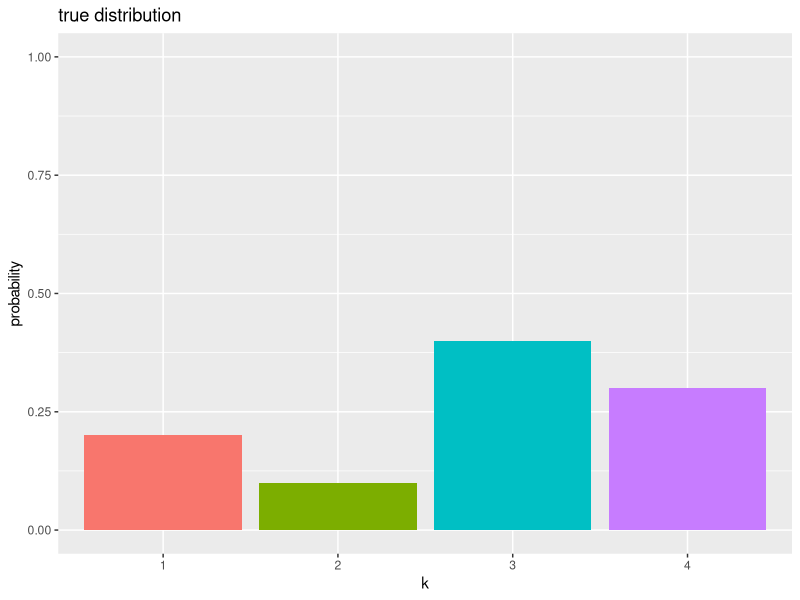
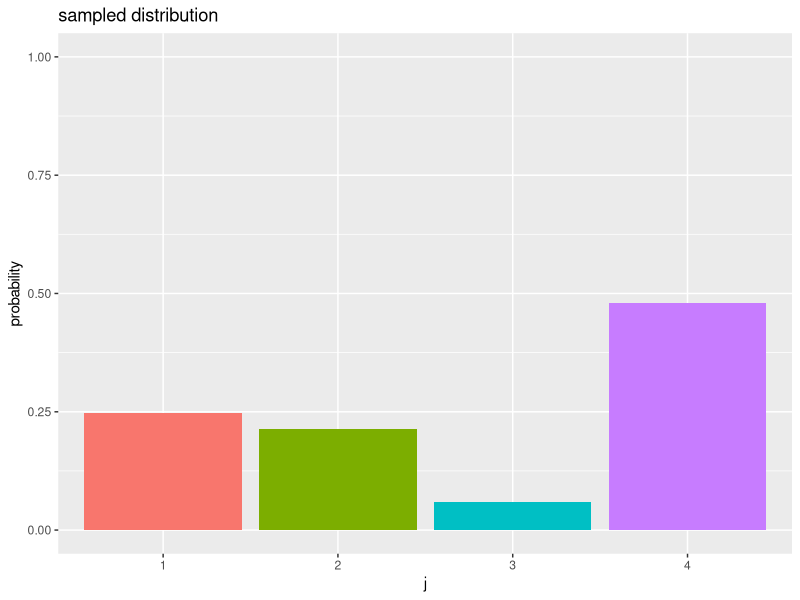
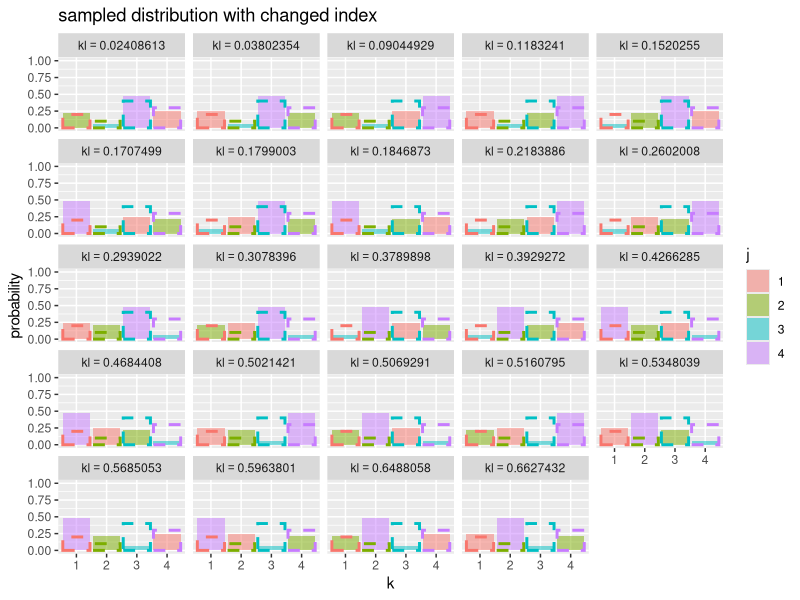
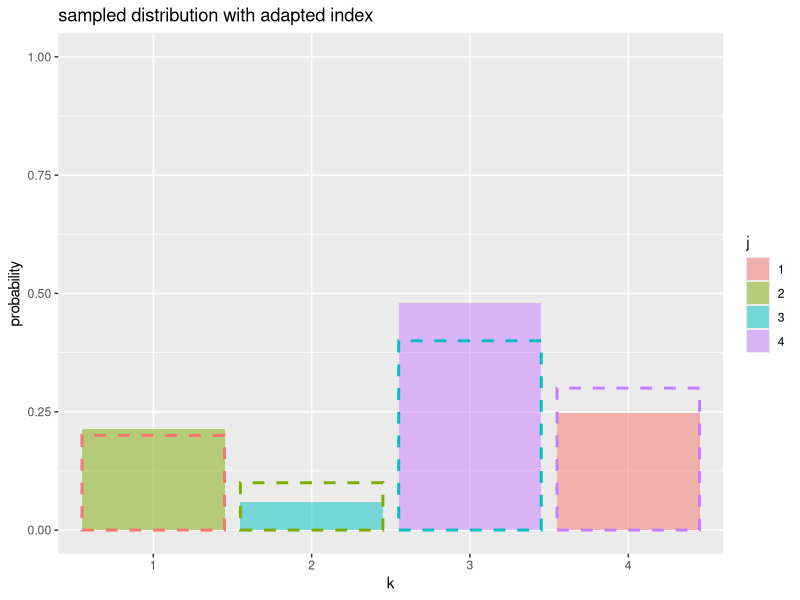

The R script that drew these images, in order:

# KL情報量が最小となる組み合わせの探索 -----------------------------------------

# 利用パッケージ
library(tidyverse)
library(gtools)

# チェック用
library(ggplot2)


### ・真の分布の設定 -----

# 真の確率を指定
true_prob_k <- c(0.2, 0.1, 0.4, 0.3)

# 次元数を設定
K <- length(true_prob_k)

# 真の確率分布を格納
true_dist_df <- tibble::tibble(
  k = factor(1:K), 
  prob = true_prob_k
)

# 真の確率分布を作図
ggplot() + 
  geom_bar(data = true_dist_df, mapping = aes(x = k, y = prob, fill = k), 
           stat = "identity", show.legend = FALSE) + 
  coord_cartesian(ylim = c(0, 1)) + # 描画範囲
  labs(title = "true distribution", 
       x = "k", y = "probability")


### ・分布の生成 -----

# 確率(カテゴリ分布)を生成
sample_prob_j <- MCMCpack::rdirichlet(n = 1, alpha = rep(1, times = K)) |> 
  as.vector()

# 確率分布のサンプルを格納
sample_dist_df <- tibble::tibble(
  j = factor(1:K), 
  prob = sample_prob_j
)

# 確率分布のサンプルを作図
ggplot() + 
  geom_bar(data = sample_dist_df, mapping = aes(x = j, y = prob, fill = j), 
           stat = "identity", show.legend = FALSE) + 
  coord_cartesian(ylim = c(0, 1)) + # 描画範囲
  labs(title = "sampled distribution", 
       x = "j", y = "probability")


### ・KL情報量の計算 -----

# インデックスの組み合わせを作成してKL情報量を計算
kl_df <- tidyr::expand_grid(
  group = 1:gamma(K+1), # 組み合わせ番号
  k = factor(1:K) # 真の分布・並べ替え後のインデックス
) |> 
  tibble::add_column(
    j = gtools::permutations(n = K, r = K, v = 1:K) |> # インデックスの順列を作成
      t() |> 
      as.vector() |> 
      factor() # 元のインデックス・並べ替え用の値
  ) |> 
  dplyr::group_by(group) |> # 組み合わせごとの計算用
  dplyr::mutate(
    kl = sum(true_prob_k * (log(true_prob_k) - log(sample_prob_j[j]))), # KL情報量
    true_prob = true_prob_k, # 真の確率
    sample_prob = sample_prob_j[j] # 確率のサンプル
  ) |> 
  dplyr::ungroup() |> 
  dplyr::arrange(kl) # 当て嵌まりが良い順に並べ替え
kl_df

# インデックスの組み合わせごとに確率分布のサンプルを作図
ggplot() + 
  geom_bar(data = kl_df, mapping = aes(x = k, y = sample_prob, fill = j), 
           stat = "identity", alpha = 0.5) + # 分布のサンプル
  geom_bar(data = kl_df, mapping = aes(x = k, y = true_prob, color = k), 
           stat = "identity", fill = NA, size = 1, linetype = "dashed", show.legend = FALSE) + # 真の分布
  facet_wrap(kl ~ ., labeller = label_bquote(kl==.(kl))) + # 分割
  coord_cartesian(ylim = c(0, 1)) + # 描画範囲
  labs(title = "sampled distribution with changed index", 
       x = "k", y = "probability")


### ・インデックスの入替 -----

# インデックスの対応ベクトルを作成
adapt_idx <- kl_df |> 
  dplyr::slice_head(n = K) |> # 当て嵌まりが良い組み合わせを抽出
  dplyr::pull(j) |> # 列をベクトルに変換
  as.numeric() # 数値に変換
adapt_idx

# インデックスを入れ替えた確率分布のサンプルを格納
adapt_dist_df <- tibble::tibble(
  j = factor(adapt_idx), # 元のインデックス
  k = factor(1:K), # KL情報量が最小になるインデックス
  prob = sample_prob_j[adapt_idx] # 確率を入れ替え
)

# KL情報量が最小になる確率分布を作図
ggplot() + 
  geom_bar(data = adapt_dist_df, mapping = aes(x = k, y = prob, fill = j), 
           stat = "identity", alpha = 0.5) + # 分布のサンプル
  geom_bar(data = true_dist_df, mapping = aes(x = k, y = prob, color = k), 
           stat = "identity", fill = NA, size = 1, linetype = "dashed", show.legend = FALSE) + # 真の分布
  coord_cartesian(ylim = c(0, 1)) + # 描画範囲
  labs(title = "sampled distribution with adapted index", 
       x = "k", y = "probability")
